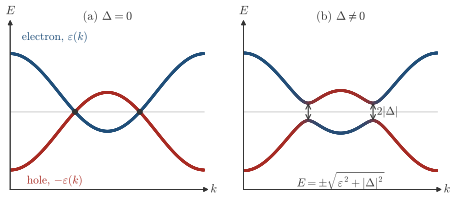

Write the Python code that produced this figure.
"""Session 5, the electron and the hole band of the Nambu doubling, and the gap that pairing opens at their crossing."""
import os, sys
sys.path.insert(0, os.path.join(os.path.dirname(os.path.abspath(__file__)), '..'))
import numpy as np
from matplotlib.collections import LineCollection
from matplotlib.colors import to_rgb
import style

t, mu, Delta = 1.0, -1.0, 0.45
k = np.linspace(-np.pi, np.pi, 801)
eps = -2 * t * np.cos(k) - mu            # the chain dispersion of (5.8), with a single orbital
kF = np.arccos(-mu / (2 * t))            # eps(kF)=0
# the checks of what the figure says
E = np.sqrt(eps**2 + Delta**2)           # (5.9)
assert abs(eps[np.argmin(abs(k - kF))]) < 0.02 and abs(2 * E.min() - 2 * Delta) < 1e-3

def mix(w):
    a, b = np.array(to_rgb(style.ACCENT)), np.array(to_rgb(style.BROKEN))
    return [tuple(w_ * a + (1 - w_) * b) for w_ in w]

def colored(ax, x, y, w):
    pts = np.c_[x, y].reshape(-1, 1, 2)
    segs = np.concatenate([pts[:-1], pts[1:]], axis=1)
    ax.add_collection(LineCollection(segs, colors=mix(0.5 * (w[:-1] + w[1:])), linewidths=2.0, capstyle='round'))

fig, axs = style.figure(height_cm=5.6, ncols=2)
ax = axs[0]
colored(ax, k, eps, np.ones_like(k))
colored(ax, k, -eps, np.zeros_like(k))
style.guide(ax, y=0)
for s in (-1, 1):
    ax.plot([s * kF], [0], 'o', color=style.INK, ms=3.5, zorder=5)
style.arrows(ax, xlabel=r'$k$', ylabel=r'$E$')
style.label(ax, -1.7, 3.85, r'electron, $\varepsilon(k)$', color=style.ACCENT, fontsize=8.5)
style.label(ax, -1.7, -3.55, r'hole, $-\varepsilon(k)$', color=style.BROKEN, fontsize=8.5)
style.label(ax, 0, 4.9, r'(a) $\Delta=0$', fontsize=9)
ax.set_xlim(-np.pi, np.pi); ax.set_ylim(-4.0, 4.4)

ax = axs[1]
w = 0.5 * (1 + eps / E)                  # the electron weight u^2 of the upper branch
colored(ax, k, E, w)
colored(ax, k, -E, 1 - w)
style.guide(ax, y=0)
for s in (-1, 1):
    x0 = s * kF
    ax.annotate('', xy=(x0, Delta), xytext=(x0, -Delta), arrowprops=dict(arrowstyle='<->', color=style.INK, lw=0.8, shrinkA=0, shrinkB=0))
style.label(ax, kF + 0.12, 0.0, r'$2|\Delta|$', ha='left', fontsize=8.5)
style.arrows(ax, xlabel=r'$k$', ylabel=r'$E$')
style.label(ax, 0, 4.9, r'(b) $\Delta\neq0$', fontsize=9)
style.label(ax, 0, -3.55, r'$E=\pm\sqrt{\varepsilon^2+|\Delta|^2}$', fontsize=8.5)
ax.set_xlim(-np.pi, np.pi); ax.set_ylim(-4.0, 4.4)
style.save(fig, __file__)
